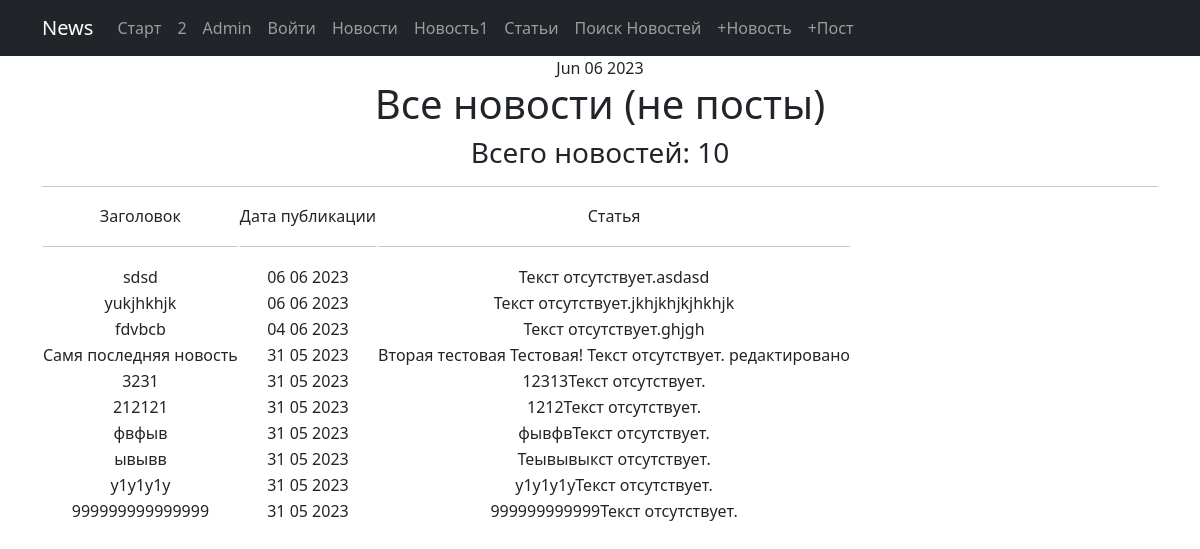
Page /news/ on the committed database.
### News_Portal/models.py (models this page shows, shortened)
class Post(models.Model):
    article = 'AR'
    news = 'NE'
    POSITIONS = [
        (article, 'Статья'),
        (news, 'Новость')
    ]
    author = models.ForeignKey('Author', on_delete=models.CASCADE)  # связь «один ко многим» с моделью Author;
    position = models.CharField(max_length=2, choices=POSITIONS, default=article)  # «статья» или «новость»;
    date_time = models.DateTimeField(auto_now_add=True)  # автоматически добавляемая дата и время создания;
    category = models.ManyToManyField('Category', through='PostCategory')  # связь «многие ко многим»
    title = models.CharField(max_length=50, unique=True)  # заголовок статьи/новости;
    text = models.TextField(default="Текст отсутствует.")  # текст статьи/новости;
    ratio = models.IntegerField(default=0)  # рейтинг статьи/новости."

### News_Portal/views.py (the view)
# urls.py: path('', NewsList.as_view(), name='news-list'),
class NewsList(ListView):
    queryset = Post.objects.filter(position='NE').order_by('-date_time')
    template_name = 'news.html'
    context_object_name = 'news_list'
    paginate_by = 10  # вот так мы можем указать количество записей на странице

### News_Portal/templatetags/custom_filters.py (called while the page is built)
@register.filter()
def censor(some_text, bad=bad_words):
    if not isinstance(some_text, str):
        raise NotAString()
    for bad_word in bad:
        i = -2
        while i != -1:
            i = some_text.lower().find(bad_word)
            if i >= 0:
                some_text = some_text[0:i + 1] + '*' * (len(bad_word) - 1) + some_text[i + len(bad_word):]
                print(type(some_text))
    return some_text

### News_Portal/templatetags/custom_tags.py (called while the page is built)
@register.simple_tag()
def current_time(format_string='%b %d %Y'):
    return datetime.utcnow().strftime(format_string)

### templates/news.html (shortened to what this page needs)
{% extends 'flatpages/default.html' %}
{% load custom_filters %}
{% block content %}
<h1>Все новости (не посты)</h1>
<h3>Всего новостей:     {{ news_list|length }}   </h3>
<hr>
{% if news_list %}
<table>
    <tr>
        <td>Заголовок </td>
        <td>Дата публикации  </td>
        <td>Статья</td>
    </tr>
    <tr>
        <td><hr></td>
        <td><hr></td>
        <td><hr></td>
    </tr>
    {% for post_ in news_list %}
    <tr>
        <td>{{ post_.title|censor}}</td>
        <td>{{ post_.date_time|date:' d m Y' }}</td>
        <td>{{ post_.text|truncatewords:20|censor }}</td>
    </tr>
    {% endfor %}
</table>
{% else %}
<h2>Новостей нет!</h2>
{% endif %}
{% endblock content %}

### rows in the picture
Post: title|censor "sdsd", date_time "06 06 2023", text|censor "Текст отсутствует.asdasd"
Post: title|censor "yukjhkhjk", date_time "06 06 2023", text|censor "Текст отсутствует.jkhjkhjkjhkhjk"
Post: title|censor "fdvbcb", date_time "04 06 2023", text|censor "Текст отсутствует.ghjgh"
Post: title|censor "Самя последняя новость", date_time "31 05 2023", text|censor "Вторая тестовая Тестовая! Текст отсутствует. редактировано"
Post: title|censor "3231", date_time "31 05 2023", text|censor "12313Текст отсутствует."
Post: title|censor "212121", date_time "31 05 2023", text|censor "1212Текст отсутствует."
Post: title|censor "фвфыв", date_time "31 05 2023", text|censor "фывфвТекст отсутствует."
Post: title|censor "ывывв", date_time "31 05 2023", text|censor "Теывывыкст отсутствует."
Post: title|censor "у1у1у1у", date_time "31 05 2023", text|censor "у1у1у1уТекст отсутствует."
Post: title|censor "999999999999999", date_time "31 05 2023", text|censor "999999999999Текст отсутствует."

### other values in the picture
{{ news_list|length }} "10"
